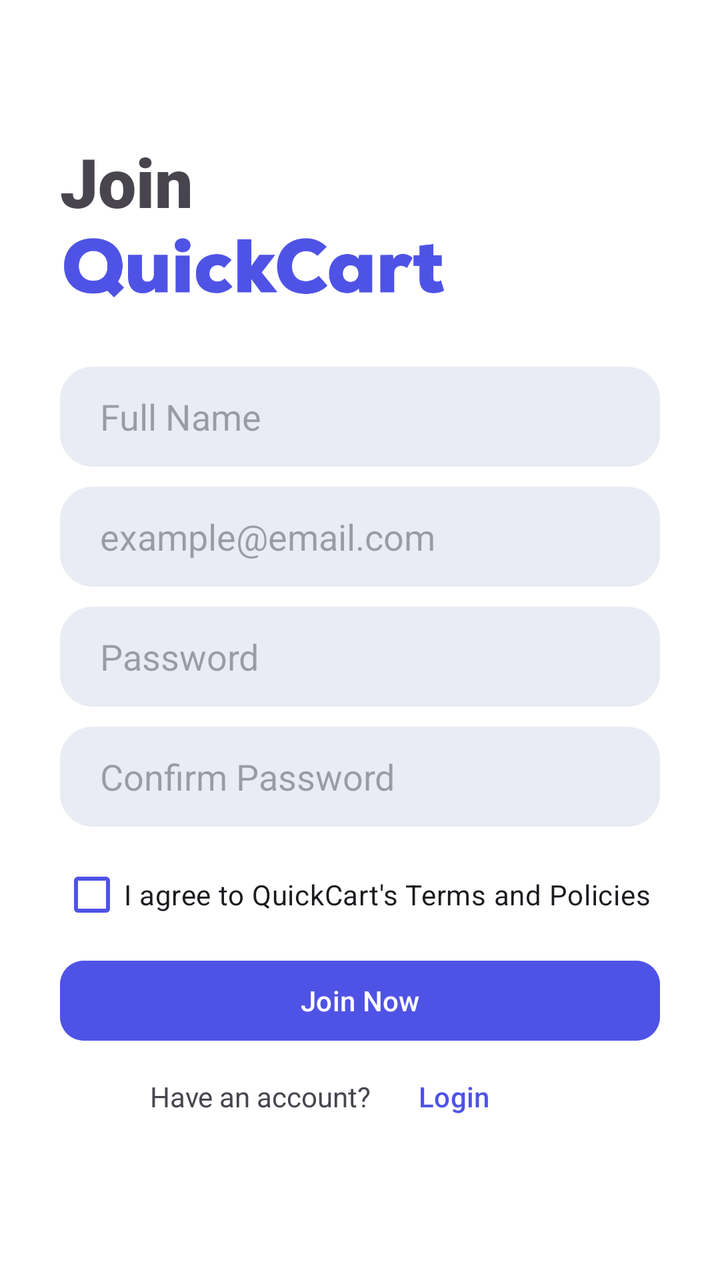
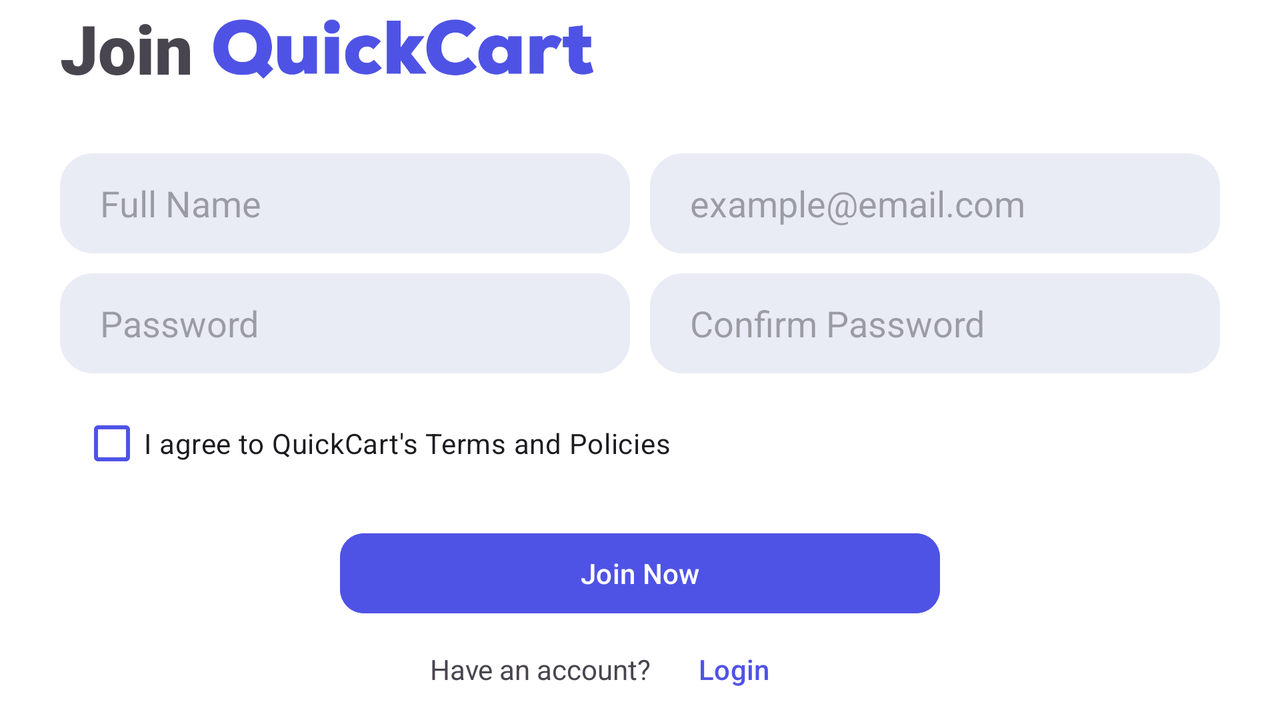

First picture: res/layout/ on a phone held upright. Second picture: the repository's own variant of that layout, on a device whose configuration matches the variant's folder. Source for both follows.
<!-- AndroidManifest.xml: application theme Theme.Quickcart -->
<!-- res/layout/fragment_join.xml -->
<?xml version="1.0" encoding="utf-8"?>
<FrameLayout xmlns:android="http://schemas.android.com/apk/res/android"
    xmlns:app="http://schemas.android.com/apk/res-auto"
    xmlns:tools="http://schemas.android.com/tools"
    android:layout_width="match_parent"
    android:layout_height="match_parent"
    tools:context=".JoinFragment">

    <androidx.constraintlayout.widget.ConstraintLayout
        android:layout_width="match_parent"
        android:layout_height="match_parent"
        android:background="@color/white">

        <LinearLayout
            android:layout_width="match_parent"
            android:layout_height="wrap_content"
            android:layout_marginHorizontal="30dp"
            android:foregroundGravity="center_vertical"
            android:orientation="vertical"
            app:layout_constraintBottom_toBottomOf="parent"
            app:layout_constraintEnd_toEndOf="parent"
            app:layout_constraintStart_toStartOf="parent"
            app:layout_constraintTop_toTopOf="parent">

            <TextView
                android:id="@+id/textView"
                android:layout_width="match_parent"
                android:layout_height="wrap_content"
                android:fontFamily="sans-serif-black"
                android:text="Join"
                android:textSize="34sp" />

            <ImageView
                android:id="@+id/imageView2"
                android:layout_width="193dp"
                android:layout_height="40dp"
                android:src="@drawable/logo_coloured" />

            <LinearLayout
                android:layout_width="match_parent"
                android:layout_height="match_parent"
                android:layout_marginTop="30dp"
                android:gravity="center"
                android:orientation="vertical">

                <EditText
                    android:id="@+id/nameEditText"
                    android:layout_width="match_parent"
                    android:layout_height="50dp"
                    android:background="@drawable/rounded_edittext"
                    android:ems="10"
                    android:hint="Full Name"
                    android:inputType="text|textEmailAddress"
                    android:maxLength="50"
                    android:paddingHorizontal="20dp" />

                <EditText
                    android:id="@+id/emailEditText"
                    android:layout_width="match_parent"
                    android:layout_height="50dp"
                    android:layout_marginTop="10dp"
                    android:background="@drawable/rounded_edittext"
                    android:ems="10"
                    android:hint="example@email.com"
                    android:inputType="text|textEmailAddress"
                    android:maxLength="50"
                    android:paddingHorizontal="20dp" />

                <EditText
                    android:id="@+id/passwordEditText"
                    android:layout_width="match_parent"
                    android:layout_height="50dp"
                    android:layout_marginTop="10dp"
                    android:background="@drawable/rounded_edittext"
                    android:ems="10"
                    android:hint="Password"
                    android:inputType="text|textPassword"
                    android:maxLength="50"
                    android:paddingHorizontal="20dp" />

                <EditText
                    android:id="@+id/confirmPasswordEditText"
                    android:layout_width="match_parent"
                    android:layout_height="50dp"
                    android:layout_marginTop="10dp"
                    android:background="@drawable/rounded_edittext"
                    android:ems="10"
                    android:hint="Confirm Password"
                    android:inputType="text|textPassword"
                    android:maxLength="50"
                    android:paddingHorizontal="20dp" />

                <LinearLayout
                    android:layout_width="match_parent"
                    android:layout_height="match_parent"
                    android:layout_gravity="center"
                    android:layout_marginTop="10dp"
                    android:gravity="center"
                    android:orientation="horizontal">

                    <CheckBox
                        android:id="@+id/termsCheckBox"
                        android:layout_width="wrap_content"
                        android:layout_height="wrap_content"
                        android:layout_weight="1"
                        android:buttonTint="@color/brandMain"
                        android:text="I agree to QuickCart's Terms and Policies"
                        android:textColorLink="@color/brandMain"
                        app:checkedState="checked" />

                </LinearLayout>

                <Button
                    android:id="@+id/joinButton"
                    android:layout_width="match_parent"
                    android:layout_height="wrap_content"
                    android:layout_marginTop="5dp"
                    android:backgroundTint="@color/brandMain"
                    android:text="Join Now"
                    android:textColorLink="#4f53e5"
                    app:cornerRadius="12dp" />

            </LinearLayout>

            <LinearLayout
                android:layout_width="wrap_content"
                android:layout_height="match_parent"
                android:layout_gravity="center"
                android:layout_marginTop="0dp"
                android:gravity="center"
                android:orientation="horizontal">

                <TextView
                    android:id="@+id/textView2"
                    android:layout_width="wrap_content"
                    android:layout_height="wrap_content"
                    android:layout_weight="1"
                    android:text="Have an account?"
                    android:textAlignment="textEnd" />

                <Button
                    android:id="@+id/loginButton"
                    android:layout_width="100dp"
                    android:layout_height="wrap_content"
                    android:layout_weight="1"
                    android:backgroundTint="#004F53E5"
                    android:text="Login"
                    android:textAlignment="viewStart"
                    android:textColor="@color/brandMain"
                    android:textColorLink="@color/brandMain"
                    app:cornerRadius="12dp" />
            </LinearLayout>

        </LinearLayout>
    </androidx.constraintlayout.widget.ConstraintLayout>
</FrameLayout>
<!-- resources referenced by this layout -->
<resources>
  <color name="brandMain">#4f53e5</color>
  <color name="white">#FFFFFFFF</color>
  <!-- drawable logo_coloured: png bitmap (drawable, 19019 bytes) -->
  <!-- drawable rounded_edittext (drawable) -->
  <?xml version="1.0" encoding="utf-8"?>
  <shape xmlns:android="http://schemas.android.com/apk/res/android">
      <solid android:color="#E9ECF4" /> 
      <corners android:radius="16dp" /> 
      <stroke android:color="#E9ECF4" android:width="1dp" /> 
  </shape>
  <style name="Theme.Quickcart" parent="Base.Theme.Quickcart" />
  <style name="Base.Theme.Quickcart" parent="Theme.Material3.DayNight.NoActionBar">
          
          
  
      </style>
</resources>
<!-- res/layout-land/fragment_join.xml (the repository's variant of the layout above) -->
<!-- drawn on the phone turned sideways -->
<?xml version="1.0" encoding="utf-8"?>
<FrameLayout xmlns:android="http://schemas.android.com/apk/res/android"
    xmlns:tools="http://schemas.android.com/tools"
    android:layout_width="match_parent"
    android:layout_height="match_parent"
    xmlns:app="http://schemas.android.com/apk/res-auto"
    tools:context=".JoinFragment">

    <androidx.constraintlayout.widget.ConstraintLayout
        android:layout_width="match_parent"
        android:layout_height="match_parent"
        android:background="@color/white">

        <LinearLayout
            android:layout_width="match_parent"
            android:layout_height="wrap_content"
            android:layout_marginHorizontal="30dp"
            android:foregroundGravity="center_vertical"
            android:orientation="vertical"
            app:layout_constraintBottom_toBottomOf="parent"
            app:layout_constraintEnd_toEndOf="parent"
            app:layout_constraintStart_toStartOf="parent"
            app:layout_constraintTop_toTopOf="parent">

            <LinearLayout
                android:layout_width="match_parent"
                android:layout_height="match_parent"
                android:gravity="center_vertical"
                android:orientation="horizontal">

                <TextView
                    android:id="@+id/textView"
                    android:layout_width="wrap_content"
                    android:layout_height="wrap_content"
                    android:fontFamily="sans-serif-black"
                    android:text="Join"
                    android:textSize="34sp" />

                <ImageView
                    android:id="@+id/imageView2"
                    android:layout_width="193dp"
                    android:layout_height="40dp"
                    android:layout_marginLeft="8dp"
                    android:src="@drawable/logo_coloured" />
            </LinearLayout>

            <LinearLayout
                android:layout_width="match_parent"
                android:layout_height="match_parent"
                android:layout_marginTop="30dp"
                android:gravity="center"
                android:orientation="vertical">

                <LinearLayout
                    android:layout_width="match_parent"
                    android:layout_height="match_parent"
                    android:orientation="horizontal">

                    <EditText
                        android:id="@+id/nameEditText"
                        android:layout_width="0dp"
                        android:layout_height="50dp"
                        android:layout_weight="1"
                        android:background="@drawable/rounded_edittext"
                        android:ems="10"
                        android:hint="Full Name"
                        android:inputType="text|textEmailAddress"
                        android:paddingHorizontal="20dp" />

                    <EditText
                        android:id="@+id/emailEditText"
                        android:layout_width="0dp"
                        android:layout_height="50dp"
                        android:layout_marginLeft="10dp"
                        android:layout_weight="1"
                        android:background="@drawable/rounded_edittext"
                        android:ems="10"
                        android:hint="example@email.com"
                        android:inputType="text|textEmailAddress"
                        android:paddingHorizontal="20dp" />

                </LinearLayout>

                <LinearLayout
                    android:layout_width="match_parent"
                    android:layout_height="match_parent"
                    android:layout_marginTop="10dp"
                    android:orientation="horizontal">

                    <EditText
                        android:id="@+id/passwordEditText"
                        android:layout_width="0dp"
                        android:layout_height="50dp"
                        android:layout_weight="1"
                        android:background="@drawable/rounded_edittext"
                        android:ems="10"
                        android:hint="Password"
                        android:inputType="text|textPassword"
                        android:paddingHorizontal="20dp" />

                    <EditText
                        android:id="@+id/confirmPasswordEditText"
                        android:layout_width="0dp"
                        android:layout_height="50dp"
                        android:layout_marginLeft="10dp"
                        android:layout_weight="1"
                        android:background="@drawable/rounded_edittext"
                        android:ems="10"
                        android:hint="Confirm Password"
                        android:inputType="text|textPassword"
                        android:paddingHorizontal="20dp" />
                </LinearLayout>

                <LinearLayout
                    android:layout_width="match_parent"
                    android:layout_height="wrap_content"
                    android:layout_gravity="center"
                    android:layout_marginTop="10dp"
                    android:gravity="center"
                    android:orientation="horizontal">

                    <CheckBox
                        android:id="@+id/termsCheckBox"
                        android:layout_width="0dp"
                        android:layout_height="50dp"
                        android:layout_marginLeft="10dp"
                        android:layout_weight="1"
                        android:buttonTint="@color/brandMain"
                        android:text="I agree to QuickCart's Terms and Policies"
                        android:textColorLink="@color/brandMain"
                        app:checkedState="checked" />

                </LinearLayout>

                <Button
                    android:id="@+id/joinButton"
                    android:layout_width="300dp"
                    android:layout_height="wrap_content"
                    android:layout_marginTop="16dp"
                    android:backgroundTint="@color/brandMain"
                    android:text="Join Now"
                    android:textColorLink="#4f53e5"
                    app:cornerRadius="12dp" />

            </LinearLayout>

            <LinearLayout
                android:layout_width="wrap_content"
                android:layout_height="match_parent"
                android:layout_gravity="center"
                android:layout_marginTop="0dp"
                android:gravity="center"
                android:orientation="horizontal">

                <TextView
                    android:id="@+id/textView2"
                    android:layout_width="wrap_content"
                    android:layout_height="wrap_content"
                    android:layout_weight="1"
                    android:text="Have an account?"
                    android:textAlignment="textEnd" />

                <Button
                    android:id="@+id/loginButton"
                    android:layout_width="100dp"
                    android:layout_height="wrap_content"
                    android:layout_weight="1"
                    android:backgroundTint="#004F53E5"
                    android:text="Login"
                    android:textAlignment="viewStart"
                    android:textColor="@color/brandMain"
                    android:textColorLink="@color/brandMain"
                    app:cornerRadius="12dp" />
            </LinearLayout>

        </LinearLayout>
    </androidx.constraintlayout.widget.ConstraintLayout>
</FrameLayout>
